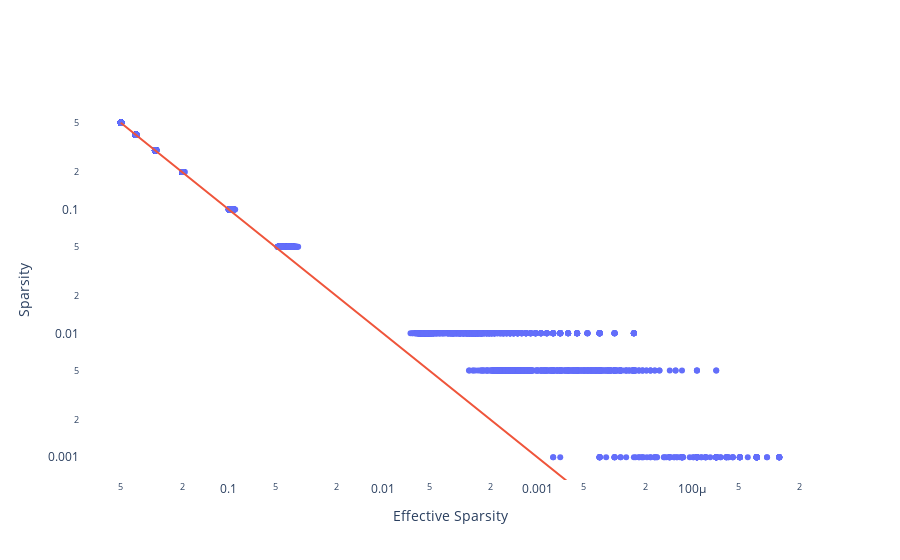

This figure's notebook cell:
### Code cell
#effective sparsity versus sparsity

import plotly.graph_objects as go

fig = go.Figure()



df_plot = dist_df.loc[(dist_df['sparsity']<.6) & (dist_df['model']=='alexnet_sparse') & (dist_df['method']=='actxgrad')]

x=[]
y=[]

for i, row in df_plot.iterrows():
    x.append(row['effective_sparsity'])
    y.append(row['sparsity'])
    



fig.add_trace(go.Scatter(x=x, y=y,
                    mode='markers',
                    name='points',
              ))
    


# add midline  
fig.add_trace(go.Scatter(x=[0,.001,.01,.1,.2,.3,.4,.5], y=[0,.001,.01,.1,.2,.3,.4,.5],
                    mode='lines',
                    name='equivalence',
              ))
    

    
fig.update_xaxes(autorange="reversed",title="Effective Sparsity",type='log') 
fig.update_yaxes(title="Sparsity",type='log')

fig.update_layout({
                    'plot_bgcolor':'rgba(255,255,255,1)',
                    'paper_bgcolor':'rgba(255,255,255,1)',
                    'showlegend':False,
                    })

### Figure 1 — Plotly figure (JSON) as saved in the notebook; plotly's stock layout.template omitted (floating-point values rounded to 4 significant figures; data arrays with more than 128 entries replaced by an {"elided": "..."} marker saying what was removed)
{"data": [{"mode": "markers", "name": "points", "type": "scatter", "x": {"elided": "8064 float values"}, "y": {"elided": "8064 float values"}}, {"mode": "lines", "name": "equivalence", "type": "scatter", "x": [0, 0.001, 0.01, 0.1, 0.2, 0.3, 0.4, 0.5], "y": [0, 0.001, 0.01, 0.1, 0.2, 0.3, 0.4, 0.5]}], "layout": {"paper_bgcolor": "rgba(255,255,255,1)", "plot_bgcolor": "rgba(255,255,255,1)", "showlegend": false, "xaxis": {"autorange": "reversed", "title": {"text": "Effective Sparsity"}, "type": "log"}, "yaxis": {"title": {"text": "Sparsity"}, "type": "log"}}}
